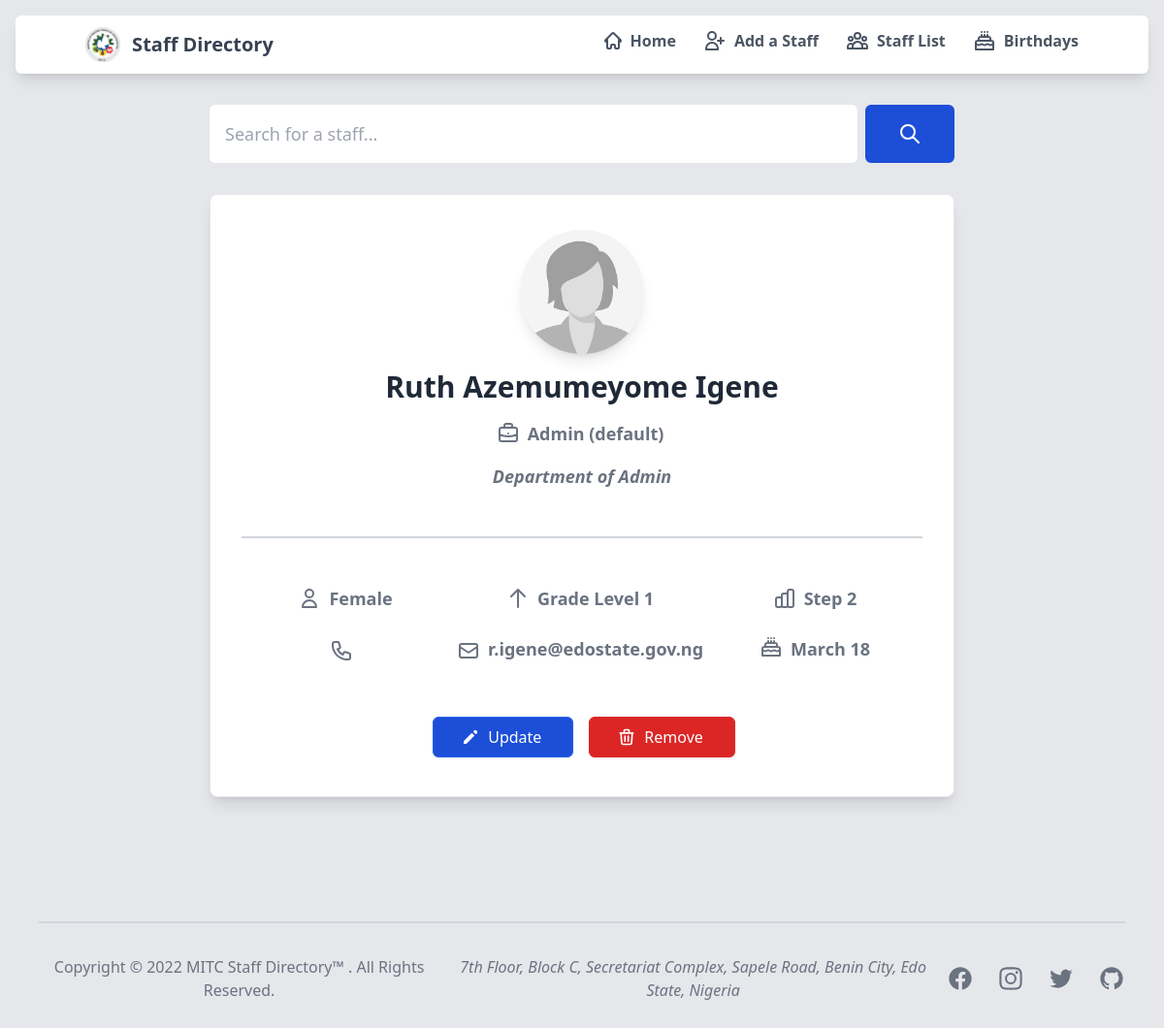
/staff/8, run on an earlier commit of the app's database.
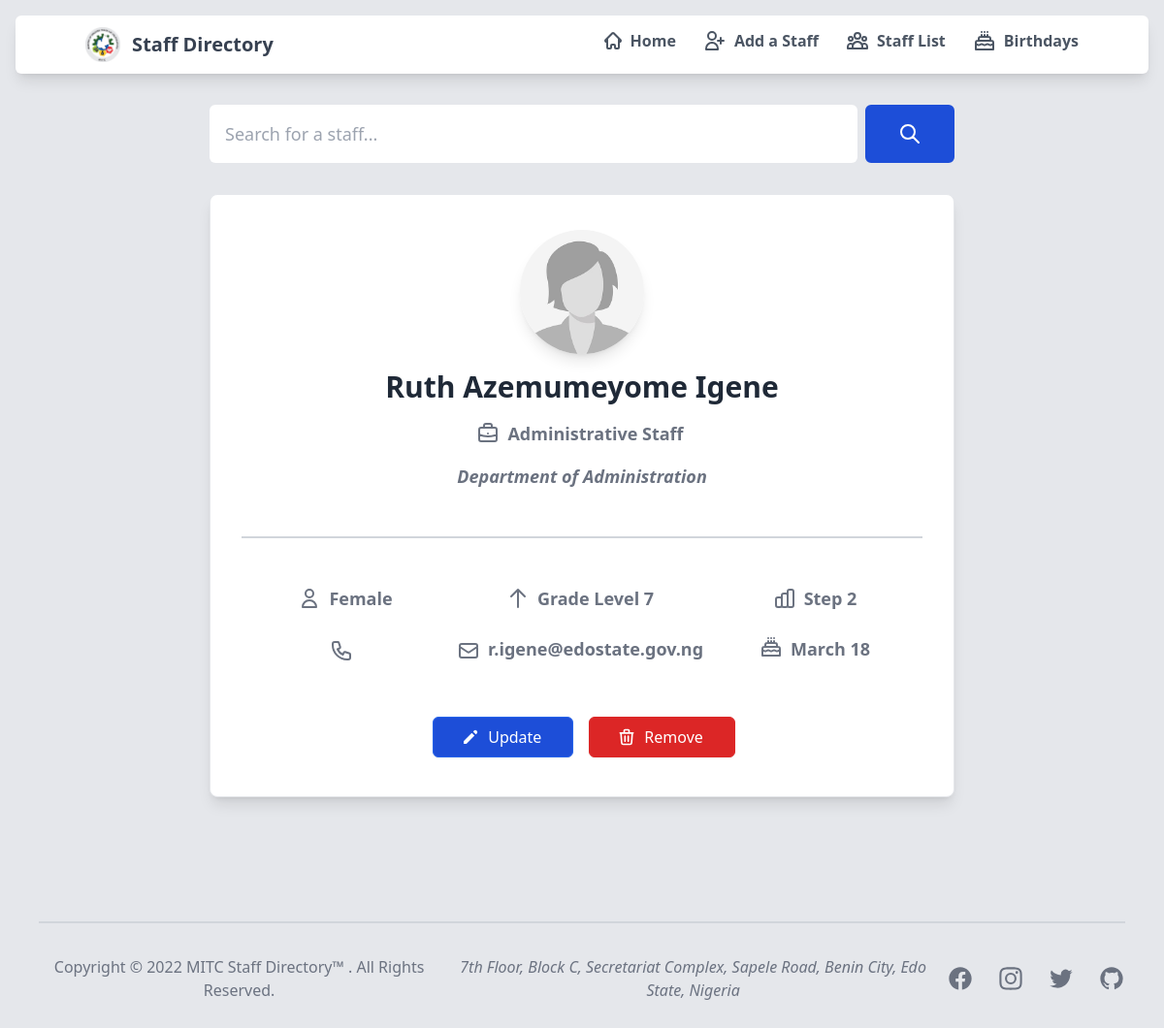
And on a later commit of the database.
### sendmail/models.py (models this page shows, shortened)
class staffDetails(models.Model):
    first_name = models.CharField('First Name', max_length=20, null=False)
    middle_name = models.CharField('Middle Name', max_length=20, null=True, blank=True)
    last_name = models.CharField('Last Name', max_length=20, null=False)
    phone_number = PhoneNumberField('Phone Number', default='0800 000 0000')
    email = models.EmailField('Official Email', max_length = 254, null=False)
    cadre = models.CharField('Cadre', max_length=50, null=False)
    department = models.CharField('Department', max_length=100, null=False, default='Admin Dept (default)')
    level = models.IntegerField('Level', null=False)
    step = models.IntegerField('Step', null=False)
    staff_image = models.ImageField(
        verbose_name="Profile Picture",
        upload_to='staffimages',
        default='staffimages/default.jpg'
    )
    GENDER = (
        (1, 'Male'),
        (2, 'Female'),
        (3, 'Prefer not to say')
    )
    gender = models.IntegerField('Gender', choices=GENDER, default=2)
    def gender_verbose(self):
        return dict(staffDetails.GENDER)[self.gender]
    MONTHS = (
        (1, 'January'),
        (2, 'February'),
        (3, 'March'),
        (4, 'April'),
        (5, 'May'),
        (6, 'June'),
        (7, 'July'),
        (8, 'August'),
        (9, 'September'),
        (10, 'October'),
        (11, 'November'),
        (12, 'December')
    )
    birth_month = models.IntegerField('Birth Month', choices=MONTHS, default=1)
    birth_day = models.IntegerField('Birth Day', null=False)
    def birth_month_verbose(self):
        return dict(staffDetails.MONTHS)[self.birth_month]
    class Meta:
        db_table = 'sendmail_staffdetails'

### sendmail/views.py (the view)
# urls.py: re_path(r'^staff/(?P<pk>\d+)$', views.staffDetailsView.as_view(), name='staffdetails'),
class staffDetailsView(DetailView):
    context_object_name = 'staff'  # your own name for the list as a template variable
    template_name = 'staffdetails.html'
    def get_queryset(self):
        return staffDetails.objects.all().distinct()
    def get_context_data(self, **kwargs):
        context = super(staffDetailsView, self).get_context_data(**kwargs)
        context['phone_number_default'] = staffDetails._meta.get_field('phone_number').get_default()
        return context

### sendmail/templates/staffdetails.html (shortened to what the changed rows need)
{% extends "base.html" %}
{% load static tailwind_tags %}
{% load widget_tweaks %}
{% load static %}
{% block content %}
    <div class="max-w-3xl mx-auto px-8 mb-32 bg-white rounded-lg border border-gray-200 shadow-lg dark:bg-gray-800 dark:border-gray-700">
        <div class="flex flex-col items-center py-8">
            <img class="mb-4 mt-1 w-32 h-32 rounded-full shadow-lg" src="{{ staff.staff_image.url }}"
                alt="{{ staff.first_name }} {{ staff.last_name }} image">
            <h5 class="mb-4 text-3xl text-center mx-auto font-extrabold text-gray-800 dark:text-white">
                {{ staff.first_name.title }}
                {% if staff.middle_name.title %}
                    {{ staff.middle_name.title }}
                    {% else %}
                        <span></span>
                {% endif %}
                {{ staff.last_name.title }}
            </h5>
            <div class="flex flex-row items-center justify-center mb-4">
                <span class="inline-flex items-center">
                    {% if staff.cadre %}
                    <p class="items-center text-lg font-bold text-gray-500 dark:text-gray-400">{{ staff.cadre }}</p>
                        {% else %}
                            <p class="-mt-1 text-lg font-bold text-gray-500 dark:text-gray-400"><em>cadre not given</em></p>
                    {% endif %}
                </span>
            </div>
            <div class="flex flex-row items-center justify-center mb-8 md:mb-4">
                <span class="text-center">
                    {% if staff.department %}
                        {% if staff.first_name == 'Abieyuwa' %}
                            <p class="text-lg font-bold text-gray-500 dark:text-gray-400"><em>{{ staff.department }}</em></p>
                            {% else %}
                                <p class="text-lg font-bold text-gray-500 dark:text-gray-400"><em>Department of {{ staff.department }}</em></p>
                        {% endif %}
                        {% else %}
                            <p class="-mt-1 text-lg font-bold text-gray-500 dark:text-gray-400"><em>department not given</em></p>
                    {% endif %}
                </span>
            </div>
		    <hr class="mb-4 md:mb-2 border border-1 border-gray-300 w-full mx-auto dark:border-gray-700 lg:my-8">
            <div class="grid gap-6 mt-4 md:mt-4 mb-8 md:grid-cols-2 lg:grid-cols-3 justify-center">
                <div class="flex flex-row items-center justify-center">
                    <span class="inline-flex items-center">
                        <svg xmlns="http://www.w3.org/2000/svg" class="-ml-1 mr-2 text-gray-500 h-6 w-6" fill="none" viewBox="0 0 24 24"
                            stroke="currentColor" stroke-width="2">
                            <path stroke-linecap="round" stroke-linejoin="round"
                                d="M16 7a4 4 0 11-8 0 4 4 0 018 0zM12 14a7 7 0 00-7 7h14a7 7 0 00-7-7z" />
                        </svg>
                        <p class="text-lg font-bold text-gray-500 text-center dark:text-gray-400">{{ staff.gender_verbose }}</p>
                    </span>
                </div>
                <div class="flex flex-row items-center justify-center">
                    <span class="inline-flex items-center">
                        <svg xmlns="http://www.w3.org/2000/svg" class="-ml-1 mr-2 text-gray-500 h-6 w-6" fill="none" viewBox="0 0 24 24" stroke="currentColor"
                            stroke-width="2">
                            <path stroke-linecap="round" stroke-linejoin="round" d="M5 10l7-7m0 0l7 7m-7-7v18" />
                        </svg>
                        {% if staff.level %}
                            <p class="text-lg font-bold text-gray-500 dark:text-gray-400">Grade Level {{ staff.level }}</p>
                            {% else %}
                                <span class="-mt-1 text-lg font-bold text-gray-500 dark:text-gray-400"><em>not given</em></span>
                        {% endif %}
                    </span>
                </div>
                <div class="flex flex-row align-middle justify-center">
                    <span class="inline-flex items-center">
                        {% if staff.step %}
                            <p class="text-lg font-bold text-gray-500 dark:text-gray-400">Step {{ staff.step }}</p>
                            {% else %}
                                <span class="-mt-1 text-lg font-bold text-gray-500 dark:text-gray-400"><em>not given</em></span>
                        {% endif %}
                    </span>
                </div>
                <div class="flex flex-row items-center justify-center">
                </div>
                <div class="flex flex-row items-center justify-center">
                    <span class="inline-flex">
                        {% if staff.email %}
                            <p class="text-lg font-bold text-gray-500 dark:text-gray-400">{{ staff.email }}</p>
                            {% else %}
                                <span class="text-lg font-bold text-gray-500 dark:text-gray-400"><em>email not given</em></span>
                        {% endif %}
                    </span>
                </div>
                <div class="flex flex-row items-center justify-center">
                    <span class="inline-flex">
                        {% if staff.birth_day %}
                            <p class="text-lg font-bold text-gray-500 dark:text-gray-400">{{ staff.birth_month_verbose }} {{ staff.birth_day }}</p>
                            {% else %}
                                <span class="text-lg font-bold text-gray-500 dark:text-gray-400"><em>birthday</em></span>
                        {% endif %}
                    </span>
                </div>
            </div>
            <div class="flex mt-4 mb-2 space-x-3 lg:mt-6">
                <a href="{% url 'updatestaff' staff.id %}">
                </a>
                <button id="openmodal" type="button" class="inline-flex items-center ml-1 px-8 py-2 border border-red-600 rounded-md shadow-sm
                                                            text-md font-medium text-white bg-red-600 hover:border-red-700 hover:bg-red-700
                                                            focus:outline-none focus:ring-4 focus:ring-red-400">
                </button>
            </div>
        </div>
    </div>
{% endblock %}

What changed in the data, as far as the page shows it:
changed staffDetails "Ruth": cadre "Admin (default)" → "Administrative Staff"; department "Admin" → "Administration"; level "1" → "7"
